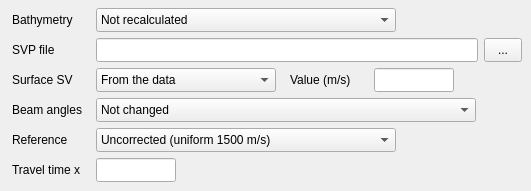
   <widget class="QWidget" name="tabSvp">
    <attribute name="title">
     <string>Sound velocity</string>
    </attribute>
    <widget class="QLabel" name="lblSvpMode">
     <property name="geometry">
      <rect>
       <x>12</x>
       <y>8</y>
       <width>80</width>
       <height>24</height>
      </rect>
     </property>
     <property name="text">
      <string>Bathymetry</string>
     </property>
    </widget>
    <widget class="QComboBox" name="cbSvpMode">
     <property name="geometry">
      <rect>
       <x>96</x>
       <y>8</y>
       <width>300</width>
       <height>24</height>
      </rect>
     </property>
     <property name="toolTip">
      <string>Recalculate the bathymetry by raytracing through the sound velocity profile (SVPMODE).</string>
     </property>
     <property name="parKey" stdset="0">
      <string>SVPMODE</string>
     </property>
     <item>
      <property name="text">
       <string>Not recalculated</string>
      </property>
     </item>
     <item>
      <property name="text">
       <string>Recalculated by raytracing the SVP</string>
      </property>
     </item>
     <item>
      <property name="text">
       <string>Translated corrected / uncorrected</string>
      </property>
     </item>
    </widget>
    <widget class="QLabel" name="lblSvpFile">
     <property name="geometry">
      <rect>
       <x>12</x>
       <y>38</y>
       <width>80</width>
       <height>24</height>
      </rect>
     </property>
     <property name="text">
      <string>SVP file</string>
     </property>
    </widget>
    <widget class="QLineEdit" name="editSvpFile">
     <property name="geometry">
      <rect>
       <x>96</x>
       <y>38</y>
       <width>382</width>
       <height>24</height>
      </rect>
     </property>
     <property name="toolTip">
      <string>The sound velocity profile (SVPFILE). Applies to every file in the list.</string>
     </property>
     <property name="parKey" stdset="0">
      <string>SVPFILE</string>
     </property>
    </widget>
    <widget class="QToolButton" name="btnSvpFile">
     <property name="geometry">
      <rect>
       <x>484</x>
       <y>38</y>
       <width>38</width>
       <height>24</height>
      </rect>
     </property>
     <property name="toolTip">
      <string>Browse for the file.</string>
     </property>
     <property name="text">
      <string>...</string>
     </property>
     <property name="browseFor" stdset="0">
      <string>editSvpFile</string>
     </property>
    </widget>
    <widget class="QLabel" name="lblSsvMode">
     <property name="geometry">
      <rect>
       <x>12</x>
       <y>68</y>
       <width>80</width>
       <height>24</height>
      </rect>
     </property>
     <property name="text">
      <string>Surface SV</string>
     </property>
    </widget>
    <widget class="QComboBox" name="cbSsvMode">
     <property name="geometry">
      <rect>
       <x>96</x>
       <y>68</y>
       <width>180</width>
       <height>24</height>
      </rect>
     </property>
     <property name="toolTip">
      <string>The surface sound velocity used at the transducers (SSVMODE).</string>
     </property>
     <property name="parKey" stdset="0">
      <string>SSVMODE</string>
     </property>
     <item>
      <property name="text">
       <string>From the data</string>
      </property>
     </item>
     <item>
      <property name="text">
       <string>Data + offset</string>
      </property>
     </item>
     <item>
      <property name="text">
       <string>Constant</string>
      </property>
     </item>
    </widget>
    <widget class="QLabel" name="lblSsv">
     <property name="geometry">
      <rect>
       <x>290</x>
       <y>68</y>
       <width>80</width>
       <height>24</height>
      </rect>
     </property>
     <property name="text">
      <string>Value (m/s)</string>
     </property>
    </widget>
    <widget class="QLineEdit" name="editSsv">
     <property name="geometry">
      <rect>
       <x>374</x>
       <y>68</y>
       <width>80</width>
       <height>24</height>
      </rect>
     </property>
     <property name="toolTip">
      <string>The surface sound velocity, or the offset added to the data's (SSV) [1500].</string>
     </property>
     <property name="parKey" stdset="0">
      <string>SSV</string>
     </property>
     <property name="parDefault" stdset="0">
      <string>1500</string>
     </property>
    </widget>
    <widget class="QLabel" name="lblAngle">
     <property name="geometry">
      <rect>
       <x>12</x>
       <y>98</y>
       <width>80</width>
       <height>24</height>
      </rect>
     </property>
     <property name="text">
      <string>Beam angles</string>
     </property>
    </widget>
    <widget class="QComboBox" name="cbAngle">
     <property name="geometry">
      <rect>
       <x>96</x>
       <y>98</y>
       <width>380</width>
       <height>24</height>
      </rect>
     </property>
     <property name="toolTip">
      <string>How the beam angles are adjusted before raytracing (ANGLEMODE).</string>
     </property>
     <property name="parKey" stdset="0">
      <string>ANGLEMODE</string>
     </property>
     <property name="parDefault" stdset="0">
      <string>1</string>
     </property>
     <item>
      <property name="text">
       <string>Not changed</string>
      </property>
     </item>
     <item>
      <property name="text">
       <string>Snell's law (SSV vs. the SVP at the sonar)</string>
      </property>
     </item>
     <item>
      <property name="text">
       <string>Snell's law and the array geometry</string>
      </property>
     </item>
    </widget>
    <widget class="QLabel" name="lblSsRef">
     <property name="geometry">
      <rect>
       <x>12</x>
       <y>128</y>
       <width>80</width>
       <height>24</height>
      </rect>
     </property>
     <property name="text">
      <string>Reference</string>
     </property>
    </widget>
    <widget class="QComboBox" name="cbSsRef">
     <property name="geometry">
      <rect>
       <x>96</x>
       <y>128</y>
       <width>300</width>
       <height>24</height>
      </rect>
     </property>
     <property name="toolTip">
      <string>The sound speed the bathymetry is referred to (SOUNDSPEEDREF).</string>
     </property>
     <property name="parKey" stdset="0">
      <string>SOUNDSPEEDREF</string>
     </property>
     <property name="parDefault" stdset="0">
      <string>1</string>
     </property>
     <item>
      <property name="text">
       <string>Uncorrected (uniform 1500 m/s)</string>
      </property>
     </item>
     <item>
      <property name="text">
       <string>Corrected (the real water column)</string>
      </property>
     </item>
    </widget>
    <widget class="QLabel" name="lblTt">
     <property name="geometry">
      <rect>
       <x>12</x>
       <y>158</y>
       <width>80</width>
       <height>24</height>
      </rect>
     </property>
     <property name="text">
      <string>Travel time x</string>
     </property>
    </widget>
    <widget class="QLineEdit" name="editTt">
     <property name="geometry">
      <rect>
       <x>96</x>
       <y>158</y>
       <width>80</width>
       <height>24</height>
      </rect>
     </property>
     <property name="toolTip">
      <string>Factor the travel times are multiplied by (TTMULTIPLY) [1].</string>
     </property>
     <property name="parKey" stdset="0">
      <string>TTMULTIPLY</string>
     </property>
     <property name="parDefault" stdset="0">
      <string>1</string>
     </property>
    </widget>
   </widget>
